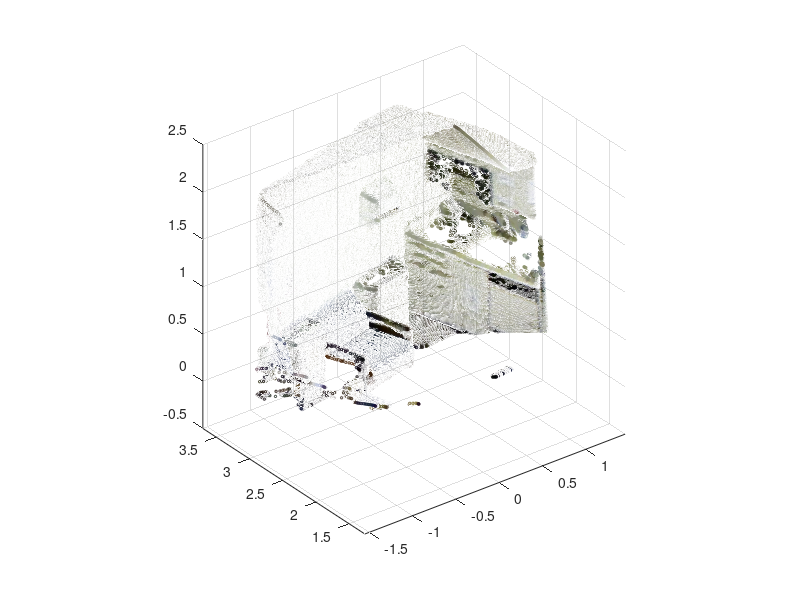

The MATLAB source for this figure: (Note: this script raises an error after producing the figure.)
clear all;
% load your 3d point cloud and colors
load('example_scene');
scatter3(points3d(:,1),points3d(:,2),points3d(:,3),3,rgb);axis image

% To save as .off file use "saveoff_color"
saveoff_color('scene_off.off',points3d,[],rgb);

% To load an off file, use: loadoff. 
% this doesn't load the color, only xyz and TRIV (if availiable)
model_in = loadoff('model.off');

% To display meshes use showshape
showshape(model_in)
